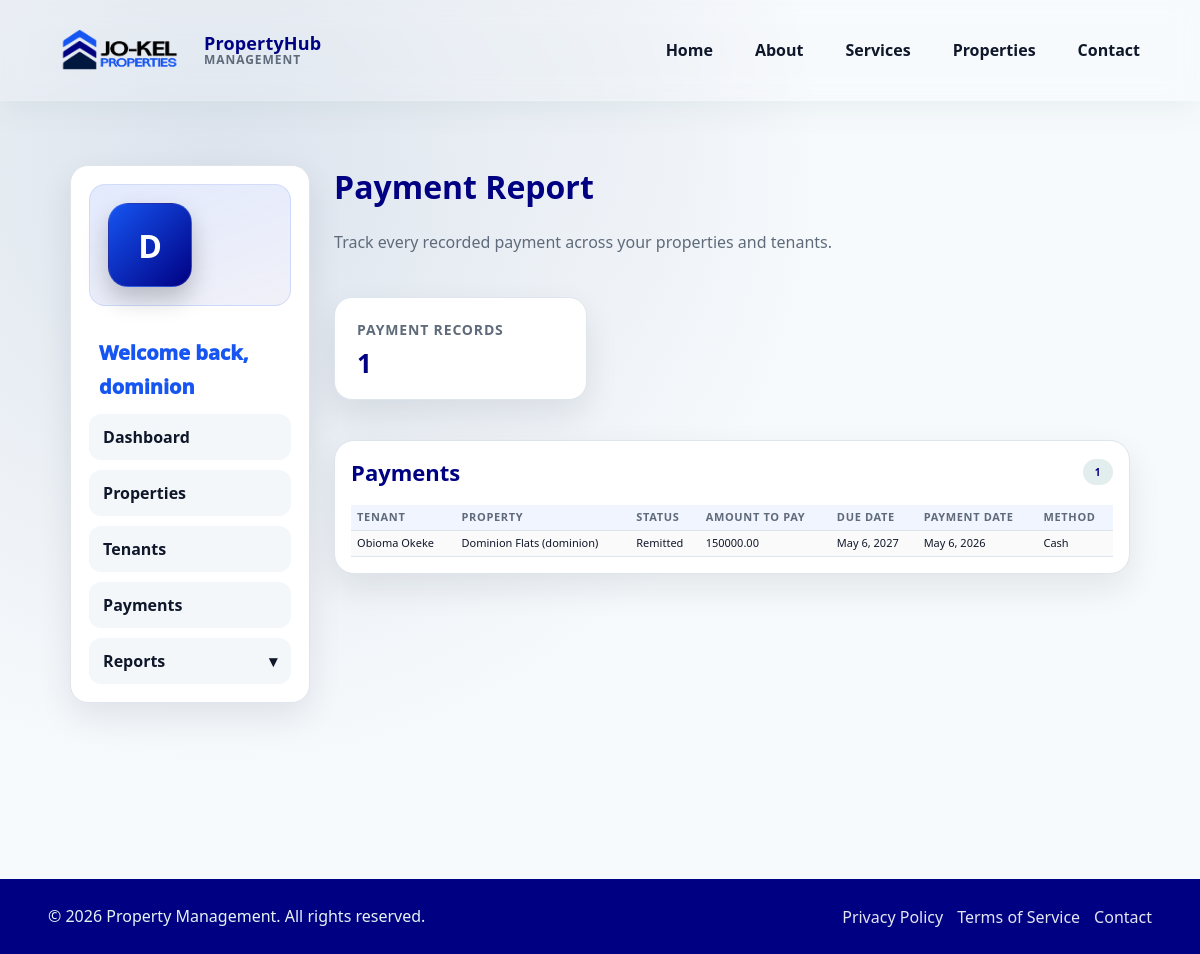
Screenshot of /dashboard/landlord/payments/ (signed in) with the database file from the repository.
### apps/payments/models.py (models this page shows, shortened)
class Payment(models.Model):
    STATUS_UNREMITTED = 'unremitted'
    STATUS_REMITTED = 'remitted'
    STATUS_CHOICES = [
        (STATUS_UNREMITTED, 'Unremitted'),
        (STATUS_REMITTED, 'Remitted'),
    ]
    PAYMENT_METHOD_CASH = 'cash'
    PAYMENT_METHOD_TRANSFER = 'transfer'
    PAYMENT_METHOD_CARD = 'card'
    PAYMENT_METHOD_OTHER = 'other'
    PAYMENT_METHOD_CHOICES = [
        (PAYMENT_METHOD_CASH, 'Cash'),
        (PAYMENT_METHOD_TRANSFER, 'Transfer'),
        (PAYMENT_METHOD_CARD, 'Card'),
        (PAYMENT_METHOD_OTHER, 'Other'),
    ]
    tenant = models.ForeignKey(
        Tenant,
        on_delete=models.SET_NULL,
        related_name='payments',
        null=True,
        blank=True,
    )
    property = models.ForeignKey(
        Property,
        on_delete=models.SET_NULL,
        related_name='payments',
        null=True,
        blank=True,
    )
    tenant_name = models.CharField(max_length=160)
    property_name = models.CharField(max_length=160)
    amount_to_pay = models.DecimalField(max_digits=12, decimal_places=2)
    amount_paid = models.DecimalField(max_digits=12, decimal_places=2, default=0)
    payment_date = models.DateField(null=True, blank=True)
    due_date = models.DateField()
    payment_method = models.CharField(max_length=20, choices=PAYMENT_METHOD_CHOICES)
    status = models.CharField(max_length=20, choices=STATUS_CHOICES, default=STATUS_UNREMITTED)
    expected = models.DecimalField(max_digits=12, decimal_places=2, null=True, blank=True)
    bank_reference = models.CharField(max_length=120, blank=True)
    recorded_by = models.ForeignKey(
        settings.AUTH_USER_MODEL,
        on_delete=models.SET_NULL,
        related_name='recorded_payments',
        null=True,
        blank=True,
    )
    rent_period_start = models.DateField()
    rent_period_end = models.DateField()
    created_at = models.DateTimeField(auto_now_add=True)
    updated_at = models.DateTimeField(auto_now=True)
    class Meta:
        ordering = ['-due_date', '-created_at']

### apps/properties/models.py (models this page shows, shortened)
class Property(models.Model):
    landlord = models.ForeignKey(
        Landlord,
        on_delete=models.CASCADE,
        related_name='managed_properties',
    )
    property_name = models.CharField(max_length=160)
    property_type = models.CharField(max_length=120)
    number_of_units = models.PositiveIntegerField(default=1, validators=[MinValueValidator(1)])
    address = models.TextField()
    city = models.CharField(max_length=120, blank=True)
    state = models.CharField(max_length=120, blank=True)
    description = models.TextField(blank=True)
    created_at = models.DateTimeField(auto_now_add=True)
    updated_at = models.DateTimeField(auto_now=True)
    class Meta:
        ordering = ['property_name', '-created_at']
    def __str__(self):
        return f'{self.property_name} ({self.landlord.user.username or self.landlord.user.email})'

class Landlord(models.Model):
    user = models.OneToOneField(
        settings.AUTH_USER_MODEL,
        on_delete=models.CASCADE,
        related_name='landlord_profile',
    )
    email = models.EmailField(blank=True)
    phone_number = models.CharField(max_length=30, blank=True)
    address = models.TextField(blank=True)
    notes = models.TextField(blank=True)
    commission_percentage = models.DecimalField(
        max_digits=5,
        decimal_places=2,
        default=0,
        help_text='Percentage commission the landlord pays to the company (0-100%)',
    )
    created_at = models.DateTimeField(auto_now_add=True)
    updated_at = models.DateTimeField(auto_now=True)
    class Meta:
        ordering = ['user__username']

### dashboard/views.py (the view)
# urls.py: path('landlord/payments/', views.LandlordPaymentReportView.as_view(), name='landlord-payments'),
class LandlordPaymentReportView(RoleDashboardView):
    template_name = 'dashboard/landlord_payments.html'
    expected_role = UserProfile.ROLE_LANDLORD
    heading = 'Landlord Payments'
    intro = 'Review rent collections, outstanding balances, and recent payment activity.'
    def get_context_data(self, **kwargs):
        context = super().get_context_data(**kwargs)
        landlord = getattr(self.request.user, 'landlord_profile', None)
        if landlord is None:
            payments = Payment.objects.none()
        else:
            payments = (
                Payment.objects.filter(
                    property__landlord=landlord,
                    status=Payment.STATUS_REMITTED,
                )
                .select_related('tenant', 'property', 'recorded_by')
                .order_by('-due_date', '-created_at')
            )
        context.update(
            {
                'payment_report': payments,
                'payment_report_count': payments.count(),
            }
        )
        return context

### apps/accounts/adapter.py (called while the page is built)
def get_user_role(user):
    if not user.is_authenticated:
        return UserProfile.ROLE_USER
    profile = getattr(user, 'profile', None)
    if profile and profile.role:
        return profile.role
    if user.is_staff:
        return UserProfile.ROLE_STAFF
    return UserProfile.ROLE_USER

### dashboard/views.py (called while the page is built)
    def dispatch(self, request, *args, **kwargs):
        if self.expected_role and get_user_role(request.user) != self.expected_role:
            return redirect(get_dashboard_url_for_user(request.user))
        return super().dispatch(request, *args, **kwargs)

    def get_context_data(self, **kwargs):
        context = super().get_context_data(**kwargs)
        context.update(
            {
                'dashboard_heading': self.heading,
                'dashboard_intro': self.intro,
                'dashboard_role': self.expected_role or get_user_role(self.request.user),
            }
        )
        return context

### dashboard/templates/dashboard/landlord_payments.html (shortened to what this page needs)
{% extends 'dashboard/landlord_base.html' %}
{% block dashboard_content %}
<div class="dashboard-header">
    <div>
        <h1>Payment Report</h1>
        <p>Track every recorded payment across your properties and tenants.</p>
    </div>
</div>
<div class="dashboard-stats">
    <div class="stat-card">
        <div class="stat-card-label">
            <h3>Payment Records</h3>
        </div>
        <div class="stat-card-value">
            <p class="stat-number">{{ payment_report_count }}</p>
        </div>
    </div>
</div>
<section class="dashboard-panel">
    <div class="dashboard-panel-header">
        <h2>Payments</h2>
        <span class="pill">{{ payment_report_count }}</span>
    </div>
    <div class="dashboard-table-wrap">
        <table class="dashboard-table">
            <thead>
                <tr>
                    <th>Tenant</th>
                    <th>Property</th>
                    <th>Status</th>
                    <th>Amount To Pay</th>
                    <th>Due Date</th>
                    <th>Payment Date</th>
                    <th>Method</th>
                </tr>
            </thead>
            <tbody>
                {% for payment in payment_report %}
                <tr class="dashboard-table-row-link" data-href="{% url 'dashboard:landlord-payment-detail' payment.pk %}" tabindex="0" role="link" aria-label="Open payment record {{ payment.pk }} for {{ payment.tenant_name }}">
                    <td>{{ payment.tenant_name }}</td>
                    <td>{{ payment.property }}</td>
                    <td>{{ payment.get_status_display }}</td>
                    <td>{{ payment.amount_to_pay }}</td>
                    <td>{{ payment.due_date }}</td>
                    <td>{{ payment.payment_date|default:"-" }}</td>
                    <td>{{ payment.get_payment_method_display }}</td>
                </tr>
                {% empty %}
                <tr>
                    <td colspan="7" class="dashboard-table-empty">No payment records are available for your properties yet.</td>
                </tr>
                {% endfor %}
            </tbody>
        </table>
    </div>
</section>
{% endblock %}

### dashboard/templates/dashboard/landlord_base.html (shortened to what this page needs)
{% extends 'dashboard/base.html' %}
{% block dashboard_sidebar %}
<div class="sidebar-profile">
    <div class="sidebar-profile-avatar" aria-hidden="true">
        {{ request.user.get_full_name|default:request.user.username|slice:":1"|upper }}
    </div>
</div>
<div class="sidebar-profile-copy">
    <p class="sidebar-profile-greeting">Welcome back, {{ request.user.get_full_name|default:request.user.username }}</p>
</div>
<nav class="sidebar-nav">
    <ul>
        <li><a href="{% url 'dashboard:landlord' %}">Dashboard</a></li>
        <li><a href="{% url 'accounts:landlord-property-list' %}">Properties</a></li>
        <li><a href="{% url 'accounts:landlord-tenant-list' %}">Tenants</a></li>
        <li><a href="{% url 'dashboard:landlord-payments' %}">Payments</a></li>
        <li class="sidebar-dropdown-item">
            <details class="sidebar-dropdown">
                <summary>Reports</summary>
            </details>
        </li>
    </ul>
</nav>
{% endblock %}

### rows the page displays
Payment: tenant_name "Obioma Okeke", property "Dominion Flats (dominion)", status "Remitted", amount_to_pay "150000.00", due_date "May 6, 2027", payment_date "May 6, 2026", payment_method "Cash"

### other values shown
{{ request.user.get_full_name|default:request.user.username }} "dominion"
{{ payment_report_count }} "1"
